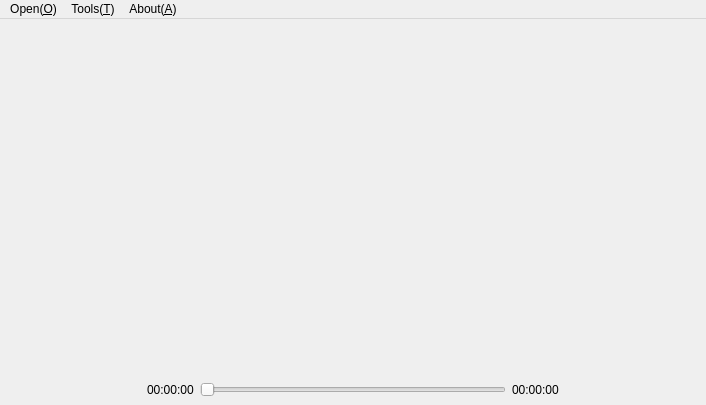
<?xml version="1.0" encoding="UTF-8"?>
<ui version="4.0">
 <class>ClassicWindow</class>
 <widget class="QMainWindow" name="ClassicWindow">
  <property name="geometry">
   <rect>
    <x>0</x>
    <y>0</y>
    <width>706</width>
    <height>405</height>
   </rect>
  </property>
  <property name="acceptDrops">
   <bool>true</bool>
  </property>
  <property name="windowTitle">
   <string>Moon Player</string>
  </property>
  <widget class="QWidget" name="centralwidget">
   <layout class="QVBoxLayout" name="mainLayout" stretch="1,0">
    <property name="spacing">
     <number>0</number>
    </property>
    <property name="leftMargin">
     <number>0</number>
    </property>
    <property name="topMargin">
     <number>0</number>
    </property>
    <property name="rightMargin">
     <number>0</number>
    </property>
    <property name="bottomMargin">
     <number>0</number>
    </property>
    <item>
     <layout class="QHBoxLayout" name="playerLayout">
      <property name="spacing">
       <number>6</number>
      </property>
     </layout>
    </item>
    <item>
     <widget class="QWidget" name="toolbar" native="true">
      <layout class="QHBoxLayout" name="toolbarLayout" stretch="0,0,0,0,1,0,0,0,0">
       <property name="topMargin">
        <number>4</number>
       </property>
       <property name="bottomMargin">
        <number>4</number>
       </property>
       <item>
        <widget class="QPushButton" name="playButton">
         <property name="focusPolicy">
          <enum>Qt::NoFocus</enum>
         </property>
         <property name="toolTip">
          <string>Play</string>
         </property>
         <property name="icon">
          <iconset resource="icons.qrc">
           <normaloff>:/classic_ui/play.png</normaloff>:/classic_ui/play.png</iconset>
         </property>
         <property name="flat">
          <bool>true</bool>
         </property>
        </widget>
       </item>
       <item>
        <widget class="QPushButton" name="pauseButton">
         <property name="focusPolicy">
          <enum>Qt::NoFocus</enum>
         </property>
         <property name="toolTip">
          <string>Pause</string>
         </property>
         <property name="icon">
          <iconset resource="icons.qrc">
           <normaloff>:/classic_ui/pause.png</normaloff>:/classic_ui/pause.png</iconset>
         </property>
         <property name="flat">
          <bool>true</bool>
         </property>
        </widget>
       </item>
       <item>
        <widget class="QPushButton" name="stopButton">
         <property name="focusPolicy">
          <enum>Qt::NoFocus</enum>
         </property>
         <property name="toolTip">
          <string>Stop</string>
         </property>
         <property name="icon">
          <iconset resource="icons.qrc">
           <normaloff>:/classic_ui/stop.png</normaloff>:/classic_ui/stop.png</iconset>
         </property>
         <property name="flat">
          <bool>true</bool>
         </property>
        </widget>
       </item>
       <item>
        <widget class="QLabel" name="timeLabel">
         <property name="text">
          <string>00:00:00</string>
         </property>
        </widget>
       </item>
       <item>
        <widget class="QSlider" name="timeSlider">
         <property name="focusPolicy">
          <enum>Qt::NoFocus</enum>
         </property>
         <property name="orientation">
          <enum>Qt::Horizontal</enum>
         </property>
        </widget>
       </item>
       <item>
        <widget class="QLabel" name="durationLabel">
         <property name="text">
          <string>00:00:00</string>
         </property>
        </widget>
       </item>
       <item>
        <widget class="QPushButton" name="volumeButton">
         <property name="focusPolicy">
          <enum>Qt::NoFocus</enum>
         </property>
         <property name="toolTip">
          <string>Volume</string>
         </property>
         <property name="icon">
          <iconset resource="icons.qrc">
           <normaloff>:/classic_ui/volume.png</normaloff>:/classic_ui/volume.png</iconset>
         </property>
         <property name="flat">
          <bool>true</bool>
         </property>
        </widget>
       </item>
       <item>
        <widget class="QPushButton" name="netButton">
         <property name="focusPolicy">
          <enum>Qt::NoFocus</enum>
         </property>
         <property name="toolTip">
          <string>Explore</string>
         </property>
         <property name="icon">
          <iconset resource="icons.qrc">
           <normaloff>:/classic_ui/net.png</normaloff>:/classic_ui/net.png</iconset>
         </property>
         <property name="flat">
          <bool>true</bool>
         </property>
        </widget>
       </item>
       <item>
        <widget class="QPushButton" name="playlistButton">
         <property name="focusPolicy">
          <enum>Qt::NoFocus</enum>
         </property>
         <property name="toolTip">
          <string>Playlist</string>
         </property>
         <property name="icon">
          <iconset resource="icons.qrc">
           <normaloff>:/classic_ui/playlist.png</normaloff>:/classic_ui/playlist.png</iconset>
         </property>
         <property name="flat">
          <bool>true</bool>
         </property>
        </widget>
       </item>
      </layout>
     </widget>
    </item>
   </layout>
  </widget>
  <widget class="QMenuBar" name="menubar">
   <property name="geometry">
    <rect>
     <x>0</x>
     <y>0</y>
     <width>706</width>
     <height>23</height>
    </rect>
   </property>
   <widget class="QMenu" name="menuOpen">
    <property name="title">
     <string>Open(&amp;O)</string>
    </property>
    <addaction name="actionAdd_file_s"/>
    <addaction name="actionAdd_url"/>
    <addaction name="actionAdd_playlist"/>
   </widget>
   <widget class="QMenu" name="menuTools_T">
    <property name="title">
     <string>Tools(&amp;T)</string>
    </property>
    <addaction name="actionOnline_videos"/>
    <addaction name="separator"/>
    <addaction name="actionCut_video"/>
    <addaction name="actionScreenshot"/>
    <addaction name="separator"/>
    <addaction name="actionUpdate_plugins"/>
    <addaction name="actionSettings"/>
   </widget>
   <widget class="QMenu" name="menuAbout_A">
    <property name="title">
     <string>About(&amp;A)</string>
    </property>
    <addaction name="actionBrowser_extension"/>
    <addaction name="actionAbout"/>
   </widget>
   <addaction name="menuOpen"/>
   <addaction name="menuTools_T"/>
   <addaction name="menuAbout_A"/>
  </widget>
  <action name="actionAdd_file_s">
   <property name="text">
    <string>Add file(s)</string>
   </property>
  </action>
  <action name="actionAdd_url">
   <property name="text">
    <string>Add url</string>
   </property>
  </action>
  <action name="actionAdd_playlist">
   <property name="text">
    <string>Add playlist</string>
   </property>
  </action>
  <action name="actionOnline_videos">
   <property name="text">
    <string>Online videos</string>
   </property>
  </action>
  <action name="actionSettings">
   <property name="text">
    <string>Settings</string>
   </property>
  </action>
  <action name="actionBrowser_extension">
   <property name="text">
    <string>Browser extension</string>
   </property>
  </action>
  <action name="actionAbout">
   <property name="text">
    <string>About</string>
   </property>
  </action>
  <action name="actionUpdate_plugins">
   <property name="text">
    <string>Update plugins</string>
   </property>
  </action>
  <action name="actionScreenshot">
   <property name="text">
    <string>Screenshot</string>
   </property>
  </action>
  <action name="actionCut_video">
   <property name="text">
    <string>Cut video</string>
   </property>
  </action>
 </widget>
 <resources>
  <include location="icons.qrc"/>
 </resources>
 <connections/>
</ui>
